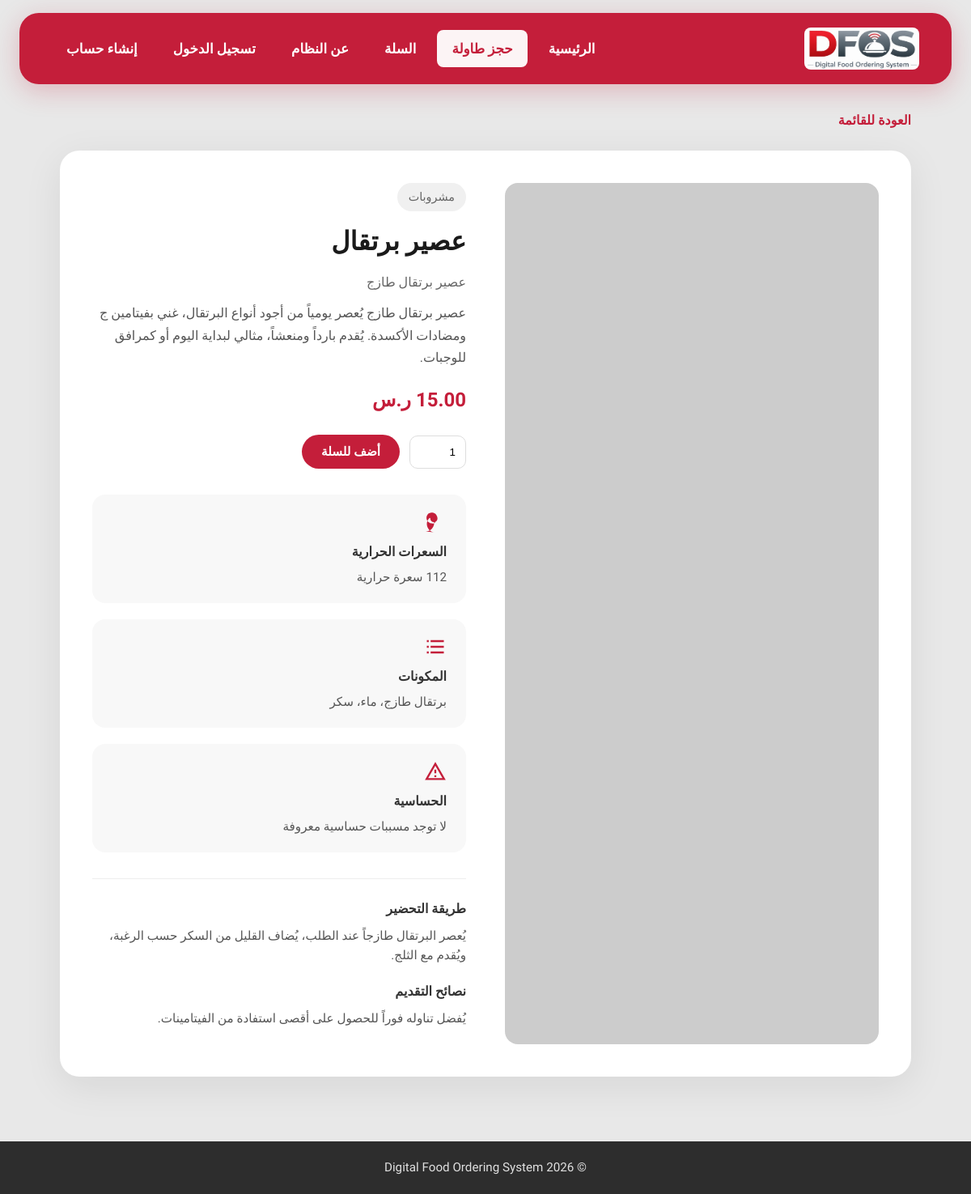
Page /product_detail.php?id=1 on the committed database.
### tables this page shows
CREATE TABLE IF NOT EXISTS foods (
    id INT AUTO_INCREMENT PRIMARY KEY,
    name VARCHAR(100) NOT NULL,
    description TEXT,
    price DECIMAL(10,2) NOT NULL,
    category_id INT NOT NULL,
    image VARCHAR(255) DEFAULT NULL,
    calories INT DEFAULT NULL,
    ingredients TEXT DEFAULT NULL,
    allergens TEXT DEFAULT NULL,
    created_at TIMESTAMP DEFAULT CURRENT_TIMESTAMP,
    FOREIGN KEY (category_id) REFERENCES categories(id) ON DELETE CASCADE
);

CREATE TABLE IF NOT EXISTS categories (
    id INT AUTO_INCREMENT PRIMARY KEY,
    name VARCHAR(100) NOT NULL,
    created_at TIMESTAMP DEFAULT CURRENT_TIMESTAMP
);

### product_detail.php (the view, shortened to what this page needs)
<?php
require_once 'config/database.php';
$id = isset($_GET['id']) ? (int)$_GET['id'] : 0;
$stmt = $conn->prepare("SELECT f.*, c.name as category_name FROM foods f
    LEFT JOIN categories c ON f.category_id = c.id WHERE f.id = ?");
$stmt->bind_param("i", $id);
$stmt->execute();
$food = $stmt->get_result()->fetch_assoc();
$specificFoodImages = [
    'بسبوسة' => 'https://i.pinimg.com/736x/d2/76/b2/d276b297f4e90cd5b28b084f5dc1d276.jpg',
    'كنافة' => 'https://www.atyabtabkha.com/tachyon/sites/2/2022/09/kunafa-1.jpg',
    'قهوة عربية' => 'https://kitchen.sayidaty.net/uploads/small/c0/c02473ef8ea1509755391a8bbd6de8c1_w750_h500.jpg',
    'شاي أخضر' => 'https://daiohs-s.com/theme/tmr_simple/img/top/service_02.jpg',
];
$foodImages = [
    1 => 'https://images.unsplash.com/photo-1621506289937-a8e4df240d0b?w=600&q=80',
    2 => 'https://images.unsplash.com/photo-1600271886742-f049cd451bba?w=600&q=80',
    3 => $specificFoodImages['قهوة عربية'],
    4 => 'https://images.unsplash.com/photo-1564890369478-c89ca6d9cde9?w=600&q=80',
    5 => 'https://images.unsplash.com/photo-1568901346375-23c9450c58cd?w=600&q=80',
    6 => 'https://images.unsplash.com/photo-1598103442097-8b74394b95c6?w=600&q=80',
    7 => 'https://images.unsplash.com/photo-1565299624946-b28f40a0ae38?w=600&q=80',
    8 => 'https://images.unsplash.com/photo-1546793665-c74683f339c1?w=600&q=80',
    9 => 'https://images.unsplash.com/photo-1573080496219-bb080dd4f877?w=600&q=80',
    10 => $specificFoodImages['كنافة'],
    11 => $specificFoodImages['بسبوسة'],
    12 => $specificFoodImages['شاي أخضر'],
];
$imgUrl = isset($specificFoodImages[$food['name']]) ? $specificFoodImages[$food['name']] : (!empty($food['image']) && file_exists('assets/images/' . $food['image']) ? 'assets/images/' . $food['image'] : ($foodImages[$food['id']] ?? 'https://placehold.co/600x400/e8e8e8/999?text=+'));
$extra = $productExtras[$food['name']] ?? [];
$fallbackNutrition = [
    'عصير برتقال' => ['calories' => 112, 'ingredients' => 'برتقال طازج، ماء، سكر', 'allergens' => null],
    'عصير مانجو' => ['calories' => 130, 'ingredients' => 'مانجو، ماء، سكر', 'allergens' => null],
    'قهوة عربية' => ['calories' => 5, 'ingredients' => 'بن عربي، ماء، هيل، زعفران', 'allergens' => null],
    'شاي بالنعناع' => ['calories' => 2, 'ingredients' => 'شاي أخضر، نعناع طازج، ماء', 'allergens' => null],
    'برجر لحم' => ['calories' => 650, 'ingredients' => 'لحم بقري، خبز، خس، طماطم، جبن، صلصة', 'allergens' => 'جلوتين، حليب'],
    'دجاج مشوي' => ['calories' => 450, 'ingredients' => 'دجاج، بهارات، زيت زيتون', 'allergens' => null],
    'بيتزا مارجريتا' => ['calories' => 680, 'ingredients' => 'عجينة، جبن موزاريلا، صلصة طماطم، ريحان', 'allergens' => 'جلوتين، حليب'],
    'سلطة سيزر' => ['calories' => 350, 'ingredients' => 'خس، جبن بارميزان، خبز محمص، صلصة سيزر', 'allergens' => 'جلوتين، حليب، بيض'],
    'بطاطس مقلية' => ['calories' => 365, 'ingredients' => 'بطاطس، زيت نباتي، ملح', 'allergens' => null],
    'كنافة' => ['calories' => 420, 'ingredients' => 'عجينة كنافة، جبن، سمن، سكر، ماء الورد، فستق', 'allergens' => 'حليب، جلوتين'],
    'بسبوسة' => ['calories' => 380, 'ingredients' => 'سميد، سكر، عسل، زبدة، جوز هند، ماء الورد', 'allergens' => 'جوز، جلوتين'],
    'شاي أخضر' => ['calories' => 2, 'ingredients' => 'أوراق شاي أخضر، ماء', 'allergens' => null],
];
$fb = $fallbackNutrition[$food['name']] ?? [];
$food['calories'] = $food['calories'] ?? $fb['calories'] ?? null;
$food['ingredients'] = $food['ingredients'] ?? $fb['ingredients'] ?? null;
$food['allergens'] = isset($food['allergens']) && $food['allergens'] !== '' ? $food['allergens'] : ($fb['allergens'] ?? null);
include 'includes/header.php';
?>
<section class="product-detail-section">
    <a href="index.php" class="back-to-menu">العودة للقائمة</a>
    <div class="product-detail-layout">
        <div class="product-detail-image">
            <img src="<?php echo htmlspecialchars($imgUrl); ?>" alt="<?php echo htmlspecialchars($food['name']); ?>" onerror="this.src='https://placehold.co/600x400/e8e8e8/999?text=+'">
        </div>
        <div class="product-detail-info">
            <span class="product-category"><?php echo htmlspecialchars($food['category_name'] ?? ''); ?></span>
            <h1 class="product-title"><?php echo htmlspecialchars($food['name']); ?></h1>
            <p class="product-description"><?php echo htmlspecialchars($food['description'] ?? ''); ?></p>
            <?php if (!empty($extra['full_desc'])): ?>
                <p class="product-full-desc"><?php echo htmlspecialchars($extra['full_desc']); ?></p>
            <?php endif; ?>
            <p class="product-price"><?php echo number_format($food['price'], 2); ?> ر.س</p>
            <form method="POST" action="add_to_cart.php" class="product-add-form">
                <input type="number" name="quantity" value="1" min="1" class="product-qty">
                <button type="submit" class="add-to-cart-btn">أضف للسلة</button>
            </form>
            <div class="product-info-cards">
                <div class="info-card">
                    <span class="info-card-icon"></span>
                    <h3>السعرات الحرارية</h3>
                    <p><?php echo $food['calories'] ? number_format((int)$food['calories']) . ' سعرة حرارية' : 'غير متوفر'; ?></p>
                </div>
                <div class="info-card">
                    <span class="info-card-icon"><svg xmlns="http://www.w3.org/2000/svg" width="24" height="24" viewBox="0 0 24 24" fill="currentColor"><path d="M3 5h2v2H3V5zm0 6h2v2H3v-2zm0 6h2v2H3v-2zm4-12h14v2H7V5zm0 6h14v2H7v-2zm0 6h14v2H7v-2z"/></svg></span>
                    <h3>المكونات</h3>
                    <p><?php echo !empty($food['ingredients']) ? htmlspecialchars($food['ingredients']) : 'غير متوفر'; ?></p>
                </div>
                <div class="info-card <?php echo !empty($food['allergens']) ? 'has-allergens' : ''; ?>">
                    <span class="info-card-icon"><svg xmlns="http://www.w3.org/2000/svg" width="24" height="24" viewBox="0 0 24 24" fill="currentColor"><path d="M12 2L1 21h22L12 2zm0 3.99L19.53 19H4.47L12 5.99zM11 10v4h2v-4h-2zm0 6v2h2v-2h-2z"/></svg></span>
                    <h3>الحساسية</h3>
                    <p><?php echo !empty($food['allergens']) ? htmlspecialchars($food['allergens']) : 'لا توجد مسببات حساسية معروفة'; ?></p>
                </div>
            </div>
            <?php if (!empty($extra['prep']) || !empty($extra['tips'])): ?>
            <div class="product-extra-content">
                <?php if (!empty($extra['prep'])): ?>
                <div class="extra-block">
                    <h4>طريقة التحضير</h4>
                    <p><?php echo htmlspecialchars($extra['prep']); ?></p>
                </div>
                <?php endif; ?>
                <?php if (!empty($extra['tips'])): ?>
                <div class="extra-block">
                    <h4>نصائح التقديم</h4>
                    <p><?php echo htmlspecialchars($extra['tips']); ?></p>
                </div>
                <?php endif; ?>
            </div>
            <?php endif; ?>
        </div>
    </div>
</section>
<?php include 'includes/footer.php'; ?>

### includes/header.php (shortened to what this page needs)
<?php
$basePath = (strpos($_SERVER['PHP_SELF'], '/admin/') !== false) ? '../' : '';
?>
<!DOCTYPE html>
<html lang="ar" dir="rtl">
<head>
    <link rel="stylesheet" href="<?php echo $basePath; ?>assets/css/style.css?v=<?php echo rawurlencode(ASSET_VERSION); ?>">
</head>
<body>
    <header class="main-header">
        <div class="header-content">
            <a href="<?php echo $basePath; ?>index.php" class="logo-link">
                <img src="<?php echo $basePath; ?>assets/images/Logo.jpeg" alt="DFOS Logo" class="site-logo" onerror="this.style.display='none'; var s=this.nextElementSibling; if(s) s.style.display='inline';">
            </a>
            <nav class="main-nav">
                <a href="<?php echo $basePath; ?>index.php">الرئيسية</a>
                <a href="<?php echo $basePath; ?>reserve_table.php" class="nav-link-reserve">حجز طاولة</a>
                <a href="<?php echo $basePath; ?>cart.php">السلة</a>
                <a href="<?php echo $basePath; ?>about.php">عن النظام</a>
                <?php if (isset($_SESSION['user_id'])): ?>
                    <a href="<?php echo $basePath; ?>profile.php">حسابي</a>
                    <a href="<?php echo $basePath; ?>logout.php">تسجيل الخروج</a>
                <?php else: ?>
                    <a href="<?php echo $basePath; ?>login.php">تسجيل الدخول</a>
                    <a href="<?php echo $basePath; ?>register.php">إنشاء حساب</a>
                <?php endif; ?>
            </nav>
        </div>
    </header>
    <main class="main-content">

### includes/footer.php (shortened to what this page needs)
    </main>
    <footer class="main-footer">
        <p>© 2026 Digital Food Ordering System</p>
    </footer>
</body>
</html>

### assets/css/style.css (style rules this page uses)
* { margin: 0; padding: 0; box-sizing: border-box; }
body { font-family: 'IBM Plex Sans Arabic', sans-serif; background: #e8e8e8; color: #1a1a1a; line-height: 1.6; min-height: 100vh; display: flex; flex-direction: column; }
.main-header { background: #c41e3a; color: white; padding: 18px 40px; margin: 16px 24px 0; border-radius: 24px; box-shadow: 0 8px 32px rgba(196,30,58,0.25); position: relative; }
.header-content { max-width: 1200px; margin: 0 auto; display: flex; justify-content: space-between; align-items: center; }
.logo-link { display: flex; align-items: center; text-decoration: none; color: white; font-weight: 700; font-size: 1.5rem; }
.site-logo { height: 52px; margin-left: 14px; border-radius: 8px; }
.main-nav { display: flex; align-items: center; gap: 8px; }
.main-nav a { color: white; text-decoration: none; padding: 10px 18px; font-weight: 700; font-size: 1.05rem; border-radius: 8px; transition: background 0.2s, color 0.2s; }
.main-content { flex: 1; max-width: 1400px; margin: 0 auto; padding: 0 24px 32px; width: 100%; }
.nav-link-reserve { background: rgba(255,255,255,0.95) !important; color: #c41e3a !important; font-weight: 700 !important; }
.add-to-cart-btn, .add-cart-form button { padding: 12px 24px; background: #c41e3a; color: white; border: none; border-radius: 50px; cursor: pointer; font-weight: 700; font-size: 0.95rem; font-family: inherit; transition: background 0.2s, transform 0.15s; }
.product-detail-section { max-width: 1100px; margin: 32px auto 48px; padding: 0 24px; }
.back-to-menu { display: inline-block; color: #c41e3a; text-decoration: none; font-weight: 600; margin-bottom: 24px; }
.product-detail-layout { display: grid; grid-template-columns: 1fr 1fr; gap: 48px; background: white; padding: 40px; border-radius: 24px; box-shadow: 0 12px 48px rgba(0,0,0,0.08); }
.product-detail-image { border-radius: 16px; overflow: hidden; }
.product-detail-image img { width: 100%; height: 100%; object-fit: cover; min-height: 320px; }
.product-category { display: inline-block; background: #f0f0f0; padding: 6px 14px; border-radius: 50px; font-size: 0.9rem; color: #666; margin-bottom: 12px; }
.product-title { font-size: 2rem; font-weight: 700; margin-bottom: 12px; color: #1a1a1a; }
.product-description { color: #666; margin-bottom: 12px; line-height: 1.6; }
.product-full-desc { color: #555; margin-bottom: 20px; line-height: 1.7; font-size: 1rem; }
.product-extra-content { margin-top: 32px; padding-top: 24px; border-top: 1px solid #eee; }
.extra-block { margin-bottom: 20px; }
.extra-block h4 { font-size: 1rem; font-weight: 700; color: #333; margin-bottom: 8px; display: flex; align-items: center; gap: 8px; }
.extra-block p { color: #555; font-size: 0.95rem; line-height: 1.6; margin: 0; }
.product-price { font-size: 1.5rem; font-weight: 700; color: #c41e3a; margin-bottom: 24px; }
.product-add-form { display: flex; gap: 12px; align-items: center; margin-bottom: 32px; }
.product-qty { width: 70px; padding: 12px; border: 1px solid #ddd; border-radius: 10px; }
.product-info-cards { display: flex; flex-direction: column; gap: 20px; }
.info-card { background: #f8f8f8; padding: 20px 24px; border-radius: 16px; }
.info-card-icon { display: block; margin-bottom: 10px; color: #c41e3a; }
.info-card-icon svg { width: 28px; height: 28px; vertical-align: middle; }
.info-card h3 { font-size: 1rem; font-weight: 700; color: #333; margin-bottom: 6px; }
.info-card p { color: #555; font-size: 0.95rem; line-height: 1.6; margin: 0; }
.main-footer { background: #2d2d2d; color: #e0e0e0; text-align: center; padding: 20px; margin-top: auto; font-size: 0.95rem; }

### rows in the picture
foods: category.name "مشروبات", name "عصير برتقال", description "عصير برتقال طازج", name "عصير برتقال طازج يُعصر يومياً من أجود أنواع البرتقال، غني بفيتامين ج ومضادات الأكسدة. يُقدم بارداً ومنعشاً، مثالي لبداية اليوم أو كمرافق للوجبات.", price "15.00", ingredients "برتقال طازج، ماء، سكر", name "يُعصر البرتقال طازجاً عند الطلب، يُضاف القليل من السكر حسب الرغبة، ويُقدم مع الثلج.", name "يُفضل تناوله فوراً للحصول على أقصى استفادة من الفيتامينات."
